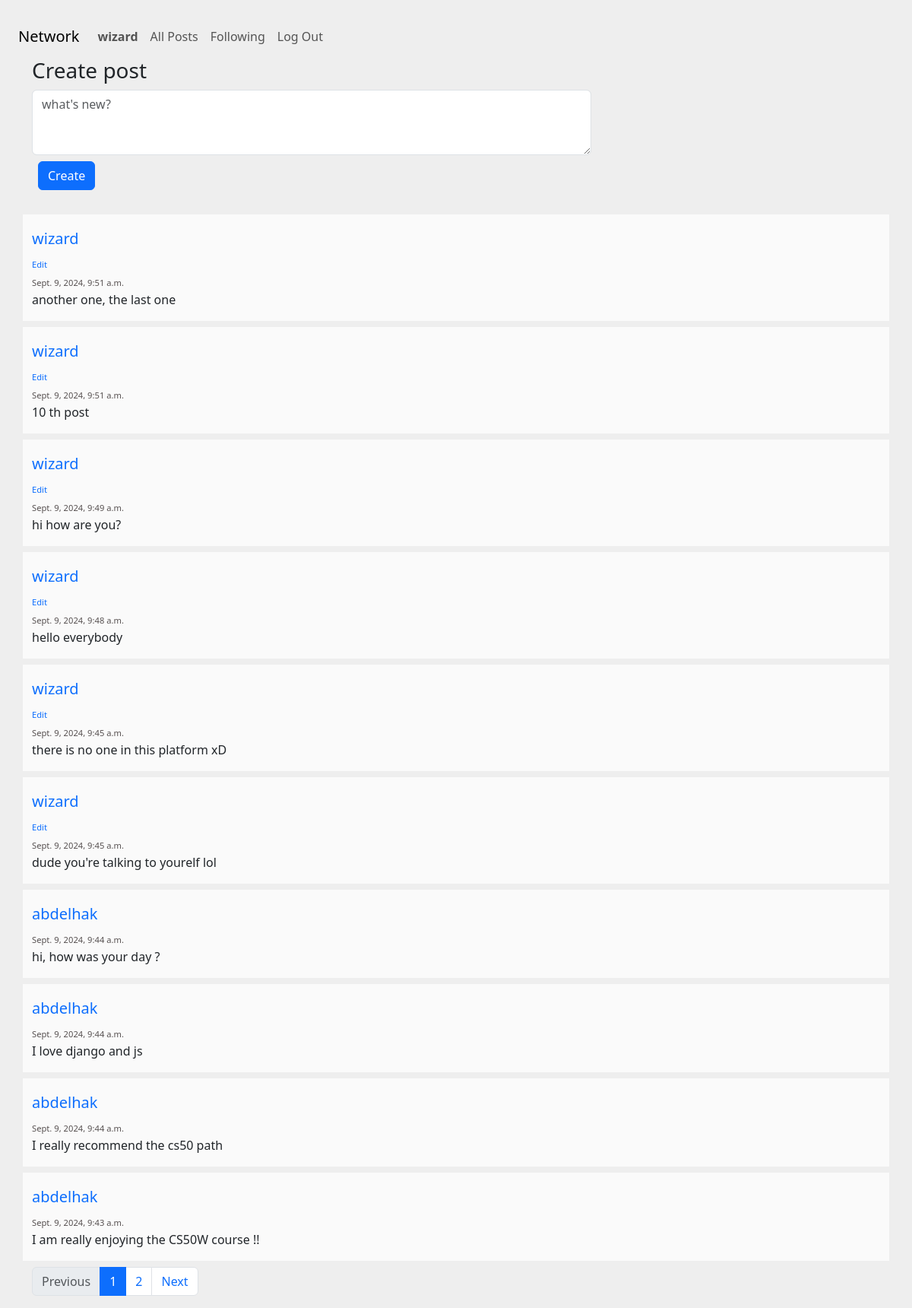
The app's page / (signed in) with its own data.
### network/models.py (models this page shows, shortened)
class User(AbstractUser):
    followings = models.ManyToManyField('self', symmetrical=False, related_name="followers")
    def __str__(self):
        return self.username

class Post(models.Model):
    content = models.TextField()
    creation_date = models.DateTimeField(auto_now_add=True)
    owner = models.ForeignKey(User, on_delete=models.CASCADE, related_name="posts")

### network/views.py (the view)
# urls.py: path("", views.index, name="index"),
def index(request, i=1):
    posts = Post.objects.all().order_by('-creation_date')
    paginator = Paginator(posts, 10) #a paginator would have 10 posts only
    postsUI= paginator.page(i)
    return render(request, "network/index.html",
                  {"posts": postsUI,
                   "paginator": paginator
                   })

### network/templates/network/index.html (shortened to what this page needs)
{% extends "network/posts.html" %}
{% block newpost %}
{% if user.is_authenticated%}
<div class="container">
	<div class="row">
	    <div class="col-md-8 col-md-offset-2">
    		<h3>Create post</h3>
    		<form action="{% url 'new_post' %}" method="POST">
    		    <div class="form-group">
    		        <textarea rows="3" class="form-control" name="content" placeholder="what's new?"></textarea>
    		    </div>
    		    <div class="form-group mt-2 ms-2 mb-4">
    		        <button type="submit" class="btn btn-primary">Create</button>
    		    </div>
    		</form>
		</div>
	</div>
</div>
{% endif %}
{% endblock %}
{% block paginator %}
<div class="container text-center mt-6">
  <nav aria-label="...">
    <ul class="pagination">
      <li class="page-item {% if not posts.has_previous %}disabled{% endif %}">
        <a class="page-link" href="{% if posts.has_previous %}{% url 'page' i=posts.previous_page_number %}{% endif %}">Previous</a>
      </li>
      {% for i in paginator.page_range %}
        {% if i == posts.number %}
          <li class="page-item active" aria-current="page">
            <span class="page-link">
              {{ i }}
            </span>
          </li>
        {% else %}
          <li class="page-item">
            <a class="page-link" href="{% url 'page' i=i %}">{{ i }}</a>
          </li>
        {% endif %}
      {% endfor %}
      <li class="page-item {% if not posts.has_next %}disabled{% endif %}">
        <a class="page-link" href="{% if posts.has_next %}{% url 'page' i=posts.next_page_number %}{% endif %}">Next</a>
      </li>
    </ul>
  </nav>
  </div>
{% endblock %}

### network/templates/network/posts.html (shortened to what this page needs)
{% extends "network/layout.html" %}
{% load static %}
{% block body %}
{% block newpost %}{% endblock %}
{% for post in posts %}
<div class="container">
  <div class="row mt-2 mb-2 g-bg-secondary" >
    <div class="col-md-8">
        <div id="post" class="post" data-post-id="{{ post.id }}">
          <div>
            <h5>
              <a id="post_owner" class="no-underline" data-owner-id="{{ post.owner.id }}" href="{% url 'profile' user_id=post.owner.id %}">
                {{ post.owner }}
              </a>
            </h5>
            {% if request.user == post.owner %}
              <div>
                <a id="edit" class="no-underline g-font-size-12" data-post-id="{{ post.id }}" href="#">Edit</a>
              </div>
            {% endif %}
            <span class="g-color-gray-dark-v4 g-font-size-12" >{{ post.creation_date }}</span>
          </div>
          <div id="content-{{ post.id }}">{{ post.content }}</div>
        </div>
      </div>
    </div>
  </div>
</div>
{% endfor %}
{% block paginator %}{% endblock %}
{% endblock%}

### network/templates/network/layout.html (shortened to what this page needs)
{% load static %}
<!DOCTYPE html>
<html lang="en">
    <head>
        <link href="https://cdn.jsdelivr.net/npm/bootstrap@5.3.3/dist/css/bootstrap.min.css" rel="stylesheet">        <link href="https://maxcdn.bootstrapcdn.com/font-awesome/4.7.0/css/font-awesome.min.css" rel="stylesheet">
        <link href="{% static 'network/styles.css' %}" rel="stylesheet">
        <link rel="stylesheet" href="https://cdn.jsdelivr.net/npm/bootstrap-icons@1.3.0/font/bootstrap-icons.css">
    </head>
    <body>
        <nav class="navbar navbar-expand-lg ms-4">
            <a class="navbar-brand" href="#">Network</a>
            <div>
              <ul class="navbar-nav mr-auto">
                {% if user.is_authenticated %}
                    <li class="nav-item">
                        <a class="nav-link" href="#"><strong>{{ user.username }}</strong></a>
                    </li>
                {% endif %}
                <li class="nav-item">
                  <a class="nav-link" href="{% url 'index' %}">All Posts</a>
                </li>
                {% if user.is_authenticated %}
                    <li class="nav-item">
                        <a class="nav-link" href="{% url 'following'%}">Following</a>
                    </li>
                    <li class="nav-item">
                        <a class="nav-link" href="{% url 'logout' %}">Log Out</a>
                    </li>
                {% endif %}
              </ul>
            </div>
          </nav>
        <div class="body">
            {% block body %}
            {% endblock %}
    </body>
</html>

### network/static/network/styles.css (style rules this page uses)
body { margin-top:20px; background:#eee; }
.g-bg-secondary { background-color: #fafafa !important; }
.g-font-size-12 { font-size: 0.85714rem !important; }
.post { margin-top:20px; }
.g-color-gray-dark-v4 { color: #1b1313bb !important; }
.g-font-size-12 { font-size: 0.7rem !important; }
.no-underline { text-decoration: none; }

### records on screen
User: username "wizard"
Post: owner "wizard", creation_date "Sept. 9, 2024, 9:51 a.m.", content "another one, the last one"
Post: owner "wizard", creation_date "Sept. 9, 2024, 9:51 a.m.", content "10 th post"
Post: owner "wizard", creation_date "Sept. 9, 2024, 9:49 a.m.", content "hi how are you?"
Post: owner "wizard", creation_date "Sept. 9, 2024, 9:48 a.m.", content "hello everybody"
Post: owner "wizard", creation_date "Sept. 9, 2024, 9:45 a.m.", content "there is no one in this platform xD"
Post: owner "wizard", creation_date "Sept. 9, 2024, 9:45 a.m.", content "dude you're talking to yourelf lol"
Post: owner "abdelhak", creation_date "Sept. 9, 2024, 9:44 a.m.", content "hi, how was your day ?"
Post: owner "abdelhak", creation_date "Sept. 9, 2024, 9:44 a.m.", content "I love django and js"
Post: owner "abdelhak", creation_date "Sept. 9, 2024, 9:44 a.m.", content "I really recommend the cs50 path"
Post: owner "abdelhak", creation_date "Sept. 9, 2024, 9:43 a.m.", content "I am really enjoying the CS50W course !!"

### other values on screen
{{ i }} "1"
{{ i }} "2"
